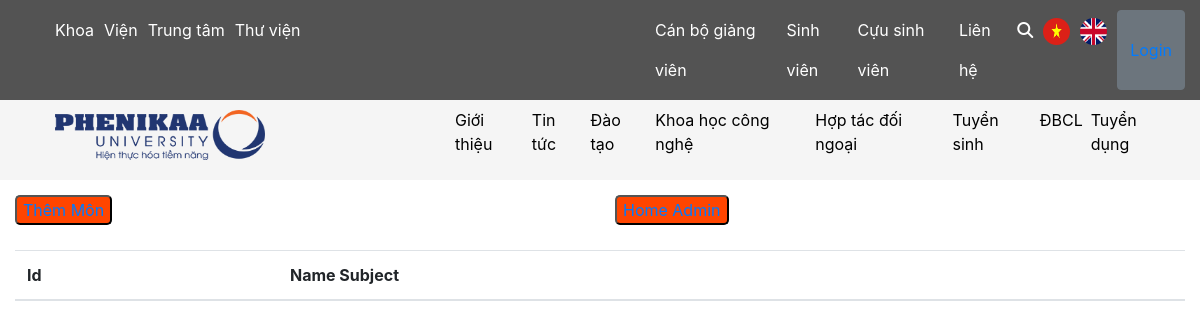
The app's page /subject.php, older data.
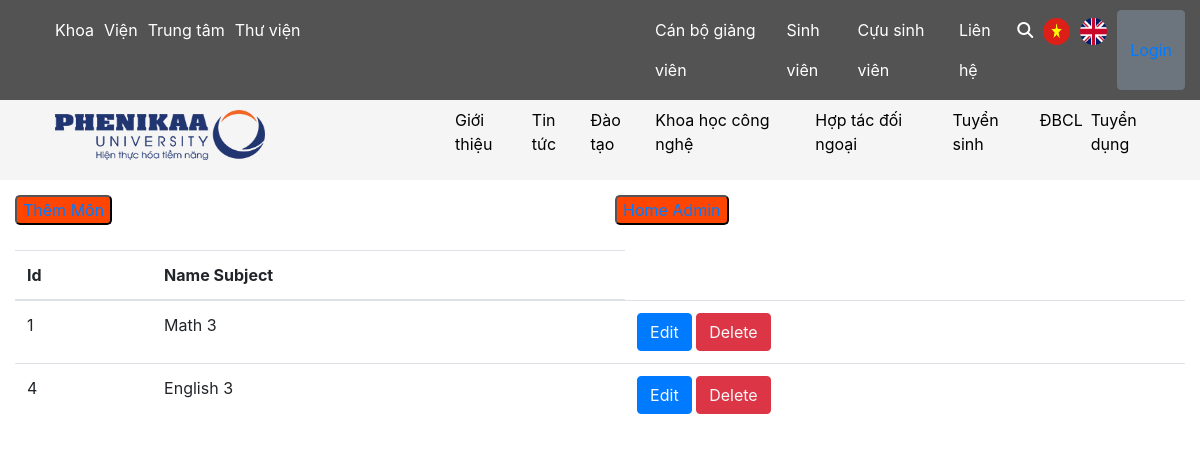
The same page, newer data.
### tables this page shows
CREATE TABLE `subjects` (
  `id` int(11) NOT NULL,
  `nameSubject` varchar(255) DEFAULT NULL
);

### subject.php (the view, shortened to what this page needs)
<!DOCTYPE html>
<html lang="en">
<head>
    <link rel="stylesheet" href="https://maxcdn.bootstrapcdn.com/bootstrap/4.5.2/css/bootstrap.min.css"/>
    <link rel="stylesheet" href="./style/style.css">
</head>
<body>
    <?php
        include('./header/header.php');
    ?>
    <div class="container-fluid">
        <div class="row">
            <div class="col-md-6">
                <button class="addAccount">
                    <a href="createSubject.php" class="text-decoration-none">Thêm Môn</a>
                </button>
            </div>
            <div class="col-md-6">
                <button class="addAccount">
                    <a href="admin.php" class="text-decoration-none">Home Admin</a>
                </button>
            </div>
        </div>
<table class="table">
    <thead>
        <tr>
        <th scope="col">Id</th>
        <th scope="col">Name Subject</th>
        </tr>
    </thead>
    <tbody>
        <?php
            include('connect.php');
            $sql = "SELECT * FROM `subjects`";
            $result = mysqli_query($conn,$sql);
            if($result){
               while( $row = mysqli_fetch_assoc($result)){
                   $id = $row['id'];
                   $name = $row['nameSubject'];
                   echo '<tr>
                        <td>'.$id.'</td>
                        <td>'.$name.'</td>
                        <td>
                        <button class="btn btn-primary"><a href="updateSubject.php ? updateid='.$id.'" class="text-light">Edit</a></button>
                        <button class="btn btn-danger"><a href="deleteSubject.php ? deleteid='.$id.' " class="text-light">Delete</a></button>
                    </td>
                   </tr>';
               }
            }
        ?>
    </tbody>
</table>
    </div>
</body>
</html>

Row changes from the older to the newer data that the page shows:
added subjects: id "1", nameSubject "Math 3"
added subjects: id "4", nameSubject "English 3"
